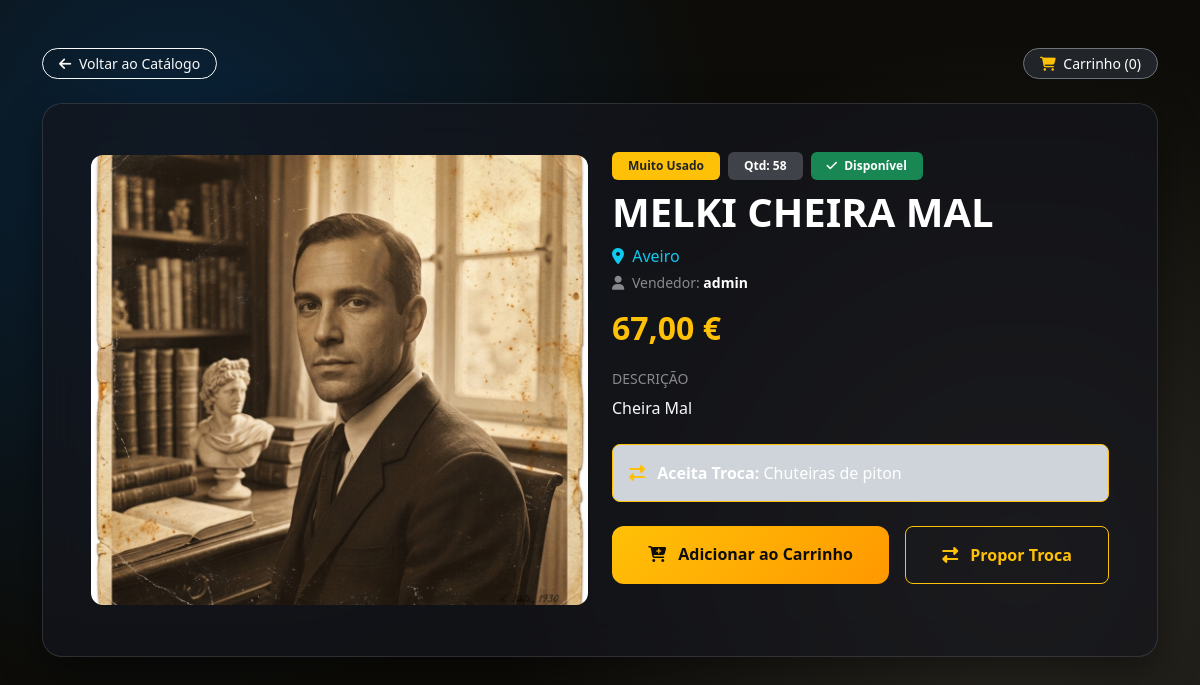
/produto/17/, run on the app's committed database.
### marketplace/models.py (models this page shows, shortened)
class Produto(models.Model):
    CATEGORIAS_CHOICES = [
        ('tecnologia', 'Tecnologia'),
        ('moda', 'Moda'),
        ('casa', 'Casa (Utensílios Domésticos)'),
        ('desporto', 'Desporto'),
        ('gaming', 'Gaming'),
        ('livros', 'Livros'),
    ]
    ESTADO_CHOICES = [
        ('novo', 'Novo'),
        ('semi_novo', 'Semi Novo'),
        ('muito_usado', 'Muito Usado'),
    ]
    STATUS_CHOICES = [
        ('disponivel', 'Disponível'),
        ('reservado', 'Reservado'),
        ('vendido', 'Vendido'),
        ('trocado', 'Trocado'),
    ]
    vendedor = models.ForeignKey(Utilizador, on_delete=models.CASCADE, related_name='produtos')
    titulo = models.CharField(max_length=150)
    descricao = models.TextField(blank=True, null=True)
    categoria = models.CharField(max_length=30, choices=CATEGORIAS_CHOICES, default='tecnologia')
    estado_conservacao = models.CharField(max_length=20, choices=ESTADO_CHOICES, default='semi_novo')
    preco = models.DecimalField(max_digits=8, decimal_places=2)
    quantidade = models.PositiveIntegerField(default=1)
    localizacao = models.CharField(max_length=100, default='Portugal')
    imagem = models.ImageField(upload_to='produtos/', blank=True, null=True)
    aceita_troca = models.BooleanField(default=False)
    preferencias_troca = models.CharField(max_length=255, blank=True, null=True, help_text="O que aceita em troca?")
    status = models.CharField(max_length=20, choices=STATUS_CHOICES, default='disponivel')
    data_criacao = models.DateTimeField(auto_now_add=True)
    def __str__(self):
        return self.titulo

class Utilizador(AbstractUser):
    e_loja_verificada = models.BooleanField(default=False)
    nome_loja = models.CharField(max_length=100, blank=True, null=True)
    saldo_disponivel = models.DecimalField(max_digits=10, decimal_places=2, default=0.00)
    saldo_cativo = models.DecimalField(max_digits=10, decimal_places=2, default=0.00) # Cofre Digital (Escrow)

### marketplace/views.py (the view)
# urls.py: path('produto/<int:id>/', views.detalhe_produto, name='detalhe_produto'),
def detalhe_produto(request, id):
    produto = get_object_or_404(Produto, id=id)
    form_troca = PropostaTrocaForm()
    propostas = PropostaTroca.objects.filter(produto_alvo=produto).order_by('-data_proposta')
    itens_carrinho, total_carrinho, qtd_carrinho = obter_dados_carrinho(request)
    pode_gerir = (
        request.user.is_superuser or
        (request.user.is_authenticated and produto.vendedor == request.user) or
        (not request.user.is_authenticated and produto.vendedor.username in ['anonimo', 'anónimo'])
    )
    return render(request, 'produto.html', {
        'produto': produto,
        'modo': 'detalhe',
        'form_troca': form_troca,
        'propostas': propostas,
        'pode_gerir': pode_gerir,
        'itens_carrinho': itens_carrinho,
        'total_carrinho': total_carrinho,
        'qtd_carrinho': qtd_carrinho,
    })

### marketplace/views.py (called while the page is built, shortened)
def obter_dados_carrinho(request):
    carrinho = request.session.get('carrinho', {})
    itens = []
    total = Decimal('0.00')
    qtd_total = 0
    return itens, total, qtd_total

### marketplace/templates/produto.html (shortened to what this page needs)
<!DOCTYPE html>
<html lang="pt-pt">
<head>
    <link href="https://cdn.jsdelivr.net/npm/bootstrap@5.3.0/dist/css/bootstrap.min.css" rel="stylesheet">
    <link rel="stylesheet" href="https://cdnjs.cloudflare.com/ajax/libs/font-awesome/6.4.0/css/all.min.css">
</head>
<body class="py-5">
    <div class="container">
        {% if modo == 'detalhe' %}
            <div class="d-flex justify-content-between align-items-center mb-4">
                <a href="{% url 'lista_produtos' %}" class="btn btn-outline-light btn-sm rounded-pill px-3">
                    <i class="fas fa-arrow-left me-1"></i> Voltar ao Catálogo
                </a>
                <a href="{% url 'lista_produtos' %}" class="btn btn-dark btn-sm rounded-pill px-3 border border-secondary">
                    <i class="fas fa-shopping-cart text-warning me-1"></i> Carrinho ({{ qtd_carrinho|default:0 }})
                </a>
            </div>
            <div class="glass-card p-4 p-md-5">
                <div class="row g-4 align-items-center">
                    <div class="col-md-6">
                        {% if produto.imagem %}
                            <img src="{{ produto.imagem.url }}" alt="{{ produto.titulo }}" class="product-img">
                        {% else %}
                            <div class="bg-secondary bg-opacity-25 d-flex align-items-center justify-content-center rounded-4" style="height: 350px;">
                                <span class="text-white-50"><i class="fas fa-image fa-2x mb-2 d-block text-center"></i>Sem imagem</span>
                            </div>
                        {% endif %}
                    </div>
                    <div class="col-md-6">
                        <div class="d-flex flex-wrap gap-2 mb-2">
                            <span class="badge bg-warning text-dark px-3 py-2">{{ produto.get_estado_conservacao_display }}</span>
                            <span class="badge bg-secondary bg-opacity-50 px-3 py-2">Qtd: {{ produto.quantidade }}</span>
                            {% if produto.status == 'vendido' %}
                                <span class="badge bg-danger px-3 py-2"><i class="fas fa-ban me-1"></i> VENDIDO</span>
                            {% else %}
                                <span class="badge bg-success px-3 py-2"><i class="fas fa-check me-1"></i> Disponível</span>
                            {% endif %}
                        </div>
                        <h1 class="fw-bold mb-2">{{ produto.titulo }}</h1>
                        <p class="text-info mb-1"><i class="fas fa-map-marker-alt me-1"></i> {{ produto.localizacao }}</p>
                        <p class="text-white-50 small mb-3"><i class="fas fa-user me-1"></i> Vendedor: <strong class="text-white">{{ produto.vendedor.username }}</strong></p>
                        <h2 class="text-warning fw-bold mb-4">{{ produto.preco }} €</h2>
                        <div class="mb-4">
                            <h6 class="text-white-50 text-uppercase small">Descrição</h6>
                            <p class="mb-0 text-light">{{ produto.descricao|default:"Sem descrição fornecida." }}</p>
                        </div>
                        {% if produto.aceita_troca %}
                            <div class="alert alert-dark border-warning text-white mb-4 rounded-3">
                                <i class="fas fa-exchange-alt text-warning me-2"></i>
                                <strong>Aceita Troca:</strong> {{ produto.preferencias_troca|default:"Aberto a propostas" }}
                            </div>
                        {% endif %}
                        {% if produto.status == 'disponivel' and produto.quantidade > 0 %}
                            <div class="d-flex flex-column flex-sm-row gap-3 mb-4">
                                <a href="{% url 'adicionar_carrinho' produto.id %}" class="btn btn-publish fw-bold flex-grow-1 py-3 fs-6">
                                    <i class="fas fa-cart-plus me-2"></i> Adicionar ao Carrinho
                                </a>
                                {% if produto.aceita_troca %}
                                    <button type="button" class="btn btn-outline-warning fw-bold flex-grow-1 py-3 fs-6 rounded-3" data-bs-toggle="modal" data-bs-target="#modalProporTroca">
                                        <i class="fas fa-exchange-alt me-2"></i> Propor Troca
                                    </button>
                                {% endif %}
                            </div>
                        {% endif %}
                    </div>
                </div>
            </div>
        {% endif %}
    </div>
</body>
</html>

### marketplace/templates/produto.html (style rules this page uses)
body { background-color: #0d0c08; background-image: radial-gradient(circle at 15% 20%, rgba(4, 63, 119, 0.45) 0%, transparent 45%), radial-gradient(circle at 85% 70%, rgba(230, 216, 195, 0.15) 0%, transparent 45%); background-attachment: fixed; font-family: 'Segoe UI', Arial, sans-serif; color: #ffffff; min-height: 100vh; }
.glass-card { background: rgba(20, 22, 28, 0.72); backdrop-filter: blur(18px); -webkit-backdrop-filter: blur(18px); border: 1px solid rgba(255, 255, 255, 0.12); border-radius: 20px; box-shadow: 0 16px 40px rgba(0, 0, 0, 0.45); }
.btn-publish { background: linear-gradient(135deg, #ffc107, #ff9800); border: none; color: #0d0c08; border-radius: 12px; transition: transform 0.2s, box-shadow 0.2s; }
.product-img { width: 100%; max-height: 450px; object-fit: cover; border-radius: 12px; }

### data on the page
Produto: imagem (picture), estado_conservacao "Muito Usado", quantidade "58", titulo "MELKI CHEIRA MAL", localizacao "Aveiro", vendedor.username "admin", preco "67,00", descricao "Cheira Mal", preferencias_troca "Chuteiras de piton"

### other printed values
{{ qtd_carrinho|default:0 }} "0"
